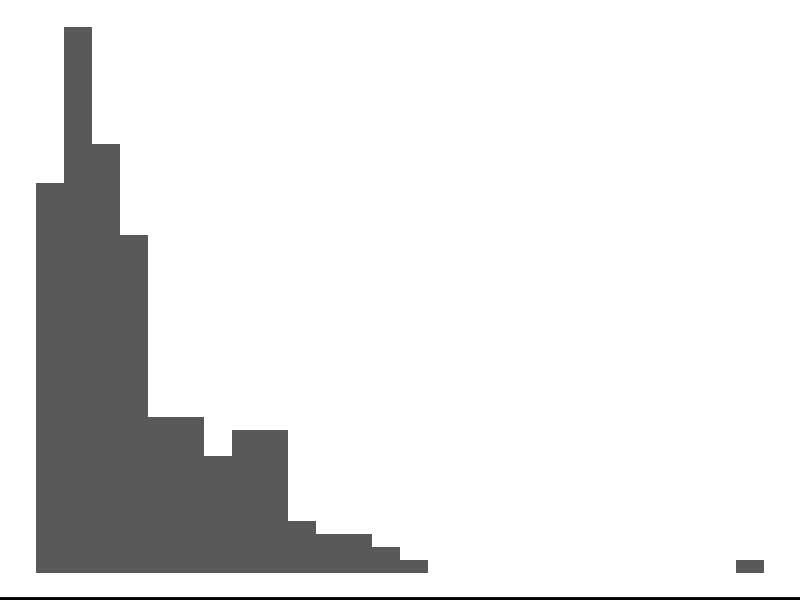
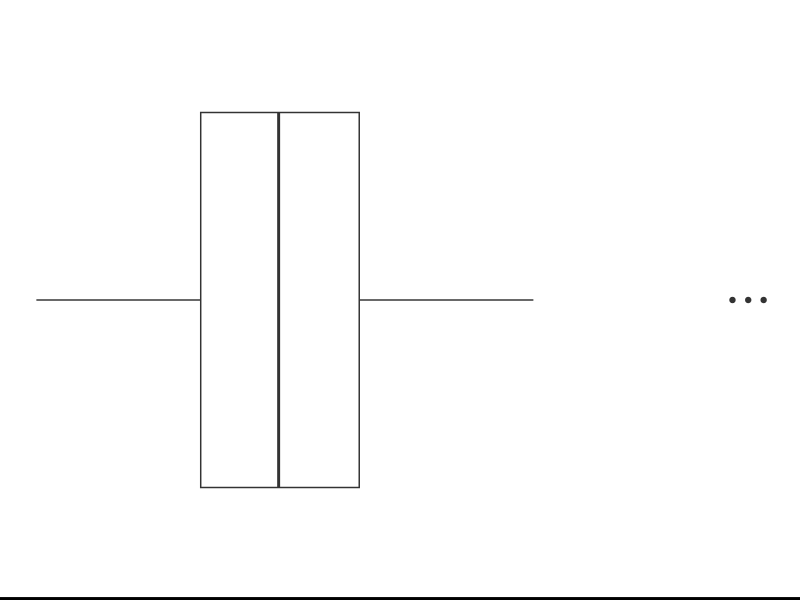
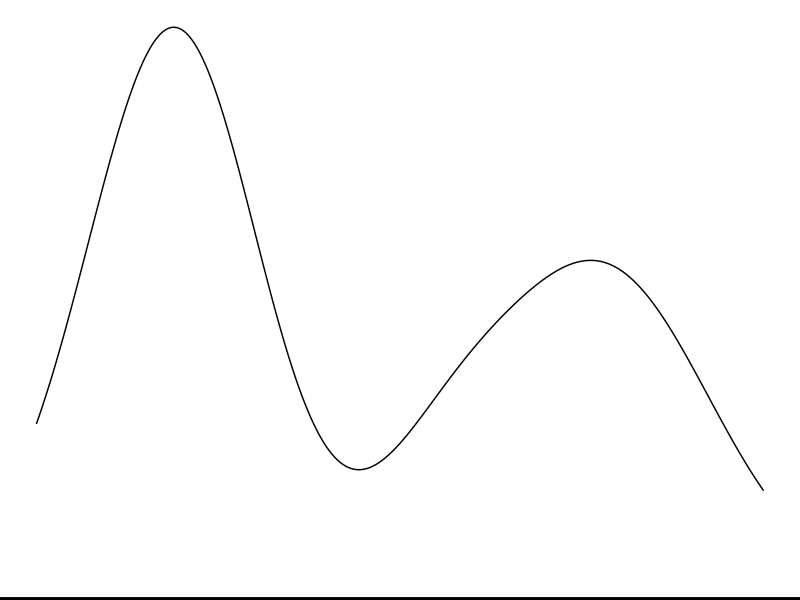
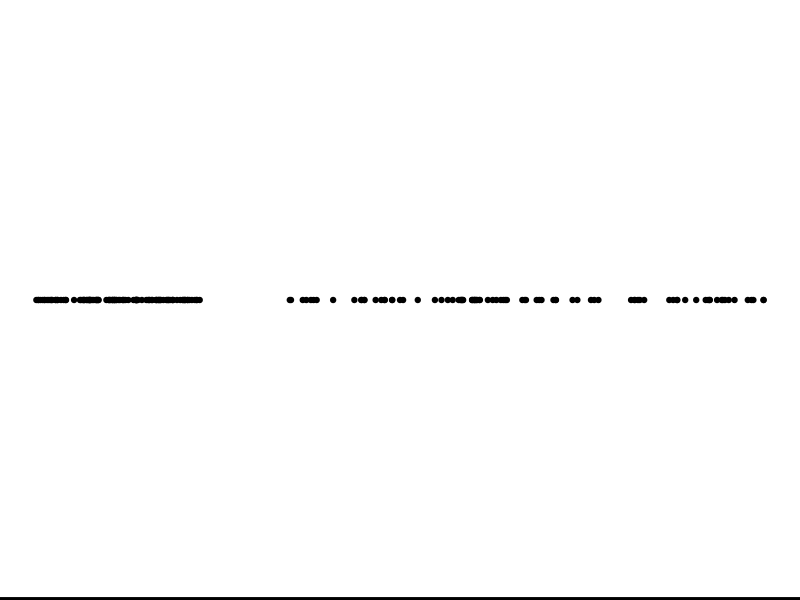
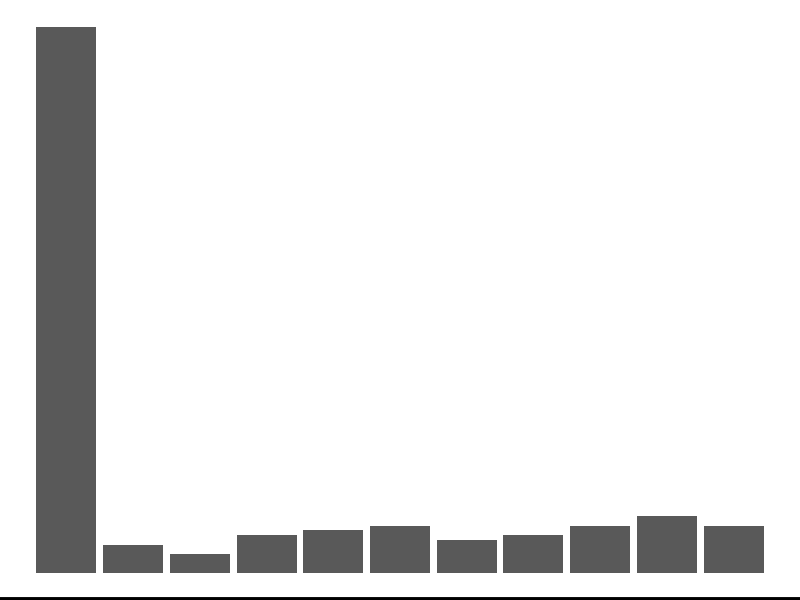
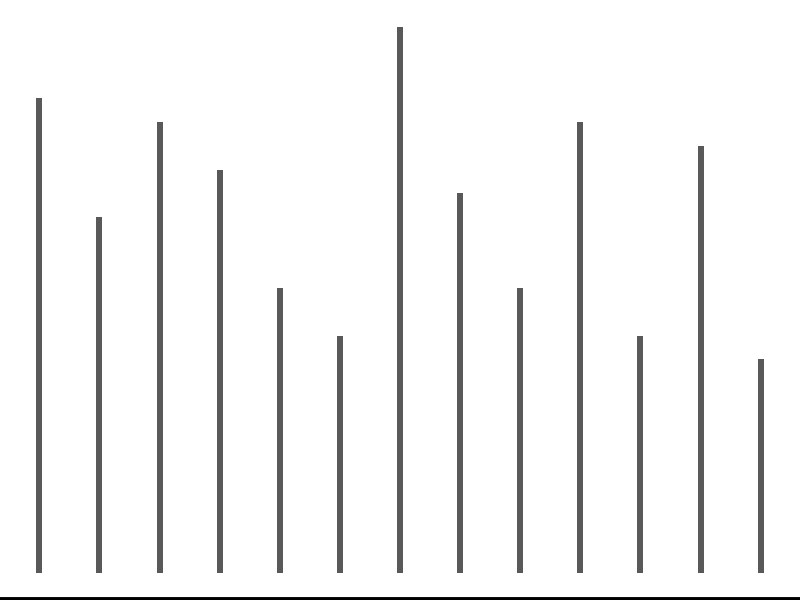
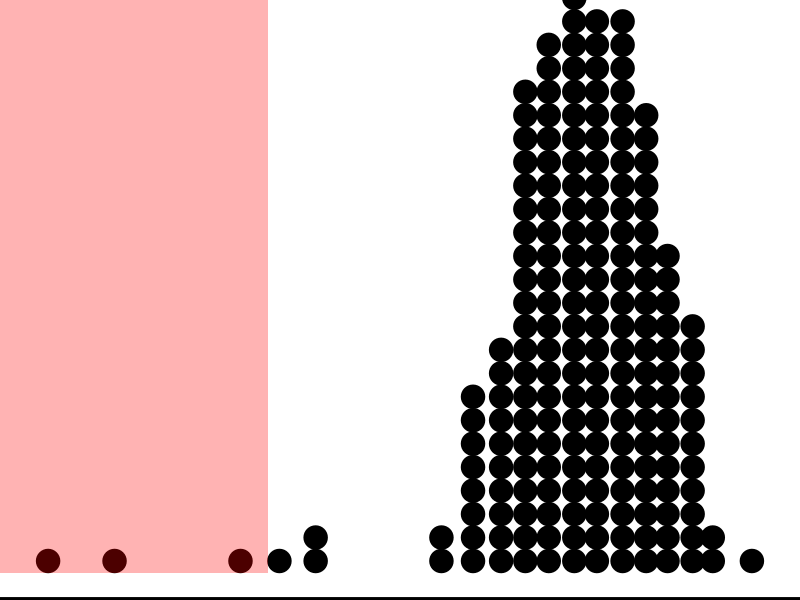
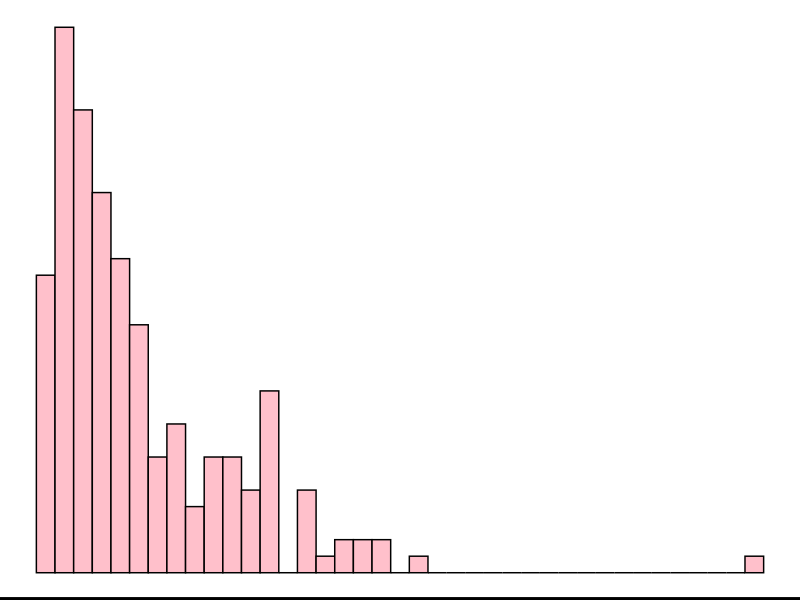

Recreate these plots in R, in order. (Note: this script raises an error after producing the figures.)
## ---- chunk 1
library(tidyverse)
library(colorspace)
library(readr)
## ---- chunk 2
some_df <- tibble(id = 1:200) %>% 
  mutate(x1 = rexp(n()),
         p1 = rbinom(n(), 1, 0.98),
         x2 = p1 * rnorm(n()) + (1 - p1) * runif(n(), 4, 5),
         p2 = rbinom(n(), 1, 0.6),
         x3 = p2 * rnorm(n()) + (1 - p2) * rnorm(n(), 8, 2),
         x4 = p2 * runif(n(), 1, 3) + (1 - p2) * runif(n(), 4, 10),
         x5 = sample(0:10, size = n(), replace = TRUE, prob = c(0.6, rep(0.04, each = 10))),
         x6 = sample(18:30, size = n(), replace = TRUE),
         p3 = rbinom(n(), 1, 0.98), 
         x7 = p3 * rnorm(n()) + (1 - p3) * runif(n(), -10, -3))

ggplot(some_df, aes(x1)) + 
  geom_histogram(binwidth = 0.3) + 
  theme_void() + 
  theme(axis.line.x = element_line(color = "black", size = 2))

ggplot(some_df, aes(x2, "")) + 
  geom_boxplot(binwidth = 0.3) + 
  theme_void() + 
  theme(axis.line.x = element_line(color = "black", size = 2))

ggplot(some_df, aes(x3)) + 
  geom_density() + 
  theme_void() + 
  theme(axis.line.x = element_line(color = "black", size = 2))

ggplot(some_df, aes(x4, y = 1)) + 
  geom_point() + 
  theme_void() + 
  theme(axis.line.x = element_line(color = "black", size = 2))

ggplot(some_df, aes(x5)) + 
  geom_bar() + 
  theme_void() + 
  theme(axis.line.x = element_line(color = "black", size = 2))

ggplot(some_df, aes(x6)) + 
  geom_histogram(binwidth = 0.1) + 
  theme_void() + 
  theme(axis.line.x = element_line(color = "black", size = 2))

ggplot(some_df, aes(x7)) + 
  geom_dotplot() + 
  theme_void() + 
  annotate("rect", xmin = -Inf, xmax = sort(some_df$x7)[3] + 0.5, ymin = 0, ymax = Inf, fill = "red", alpha = 0.3) + 
  theme(axis.line.x = element_line(color = "black", size = 2))
## ---- chunk 3
ggplot(some_df, aes(x1)) + 
  geom_histogram(binwidth = 0.2, fill = "pink", color = "black") + 
  theme_void() + 
  theme(axis.line.x = element_line(color = "black", size = 2))
## ---- chunk 4
fn <- quantile(mtcars$wt, c(0, 0.25, 0.5, 0.75, 1), type = 7)
iqr <- fn[4] - fn[2]
ggplot(mtcars, aes(wt, "")) + 
  geom_boxplot(size = 1.4, width = 0.2, outlier.color = "#006DAE",
               outlier.size = 3, outlier.fill = "#006DAE") + 
  geom_dotplot(binwidth = 0.1, fill = "gray") + 
  annotate("line", x = fn[c(2,4)], y = 1.3, size = 1.3, color = "#C8008F") +
  annotate("segment", x = fn[c(2, 4, 3)], xend = fn[c(2,4, 3)],
           y = c(1.25, 1.25, 0.75), yend = c(1.35, 1.35, 0.9), size = 1.3, color = "#C8008F") +
  annotate("text", x = c(mean(fn[c(2, 4)]), fn[3]), y = c(1.4, 0.7), label = c("IQR", "median"), size = 10, color = "#C8008F") + 
  # some reason vline didn't work
  annotate("segment", x = c(fn[4] + 1.5 * iqr, fn[2] - 1.5 * iqr),  xend = c(fn[4] + 1.5 * iqr, fn[2] - 1.5 * iqr), y = -Inf, yend = Inf, linetype = "dashed") + 
  theme_void()
## ---- chunk 5
df <- tibble(x = rnorm(200) + c(rep(0, each = 195), rep(10, 5)))
ggplot(df, aes(x)) + 
  geom_histogram() + 
  geom_vline(xintercept = mean(df$x),
             color = "#EE0220", size = 1.3) + 
  geom_vline(xintercept = median(df$x),
             color = "#746FB2", size = 1.3) + 
  theme_void()
## ---- chunk 6
data(galton, package = "UsingR")
df2 <- galton %>% 
  pivot_longer(everything(), 
               names_to = "person", 
               values_to = "height") 
## ---- chunk 7
ggplot(df2, aes(height)) + 
  geom_histogram(binwidth = 1) + 
  facet_wrap(~ person, scale = "free") + 
  labs(x = "Height (inches)", y = "Frequency")

## ---- chunk 8
ggplot(df2, aes(height)) + 
  geom_histogram(binwidth = 1) + 
  facet_grid(. ~ person) + 
  labs(x = "Height (inches)", y = "Frequency")
## ---- chunk 9
galton %>% 
  arrange(parent, child) %>% 
  as_tibble() %>% 
  print(n = 3)
## ---- chunk 10
ggplot(df2, aes(height)) + 
  geom_histogram(binwidth = 1, aes(y = stat(density))) + 
  facet_wrap(~ person) + 
  labs(x = "Height (inches)", y = "Density")

## ---- chunk 11
ggplot(df2, aes(height)) + 
  geom_histogram(binwidth = 0.1, aes(y = stat(density))) + 
  facet_wrap(~ person) + 
  labs(x = "Height (inches)", y = "Density")
## ---- chunk 12
df2sum <- df2 %>% 
  group_by(person) %>% 
  summarise(med = median(height))

ggplot(df2, aes(height)) + 
  geom_histogram(binwidth = 1) + 
  facet_grid(person ~ ., as.table = FALSE) + 
  geom_vline(data = df2sum, 
             aes(xintercept = med), 
             color = "red", size = 2) + 
  labs(x = "Height (inches)", y = "Frequency")

## ---- chunk 13
ggplot(df2, aes(height, person)) + 
  geom_boxplot() + 
  labs(x = "Height (inches)", y = "")

## ---- chunk 14
data("heights", package = "dslabs")
## ---- chunk 15
ggplot(heights, aes(height)) + 
  geom_density(aes(fill = sex), size = 2) +
  scale_fill_discrete_qualitative() + 
  labs(x = "Height (inches)", y = "Density") + 
  theme(legend.position = c(0.2, 0.8)) 

## ---- chunk 16
ggplot(heights, aes(height)) + 
  geom_density(fill = "#027EB6", size = 2) +
  labs(x = "Height (inches)", y = "Density")

## ---- chunk 17
data(father.son, package = "UsingR")
df4 <- father.son %>% 
  pivot_longer(everything(), 
               names_to = "status", 
               values_to = "height") %>% 
  mutate(status = recode(status, 
                         fheight = "father",
                         sheight = "son"))
## ---- chunk 18
ggplot(df4, aes(height)) + 
  geom_histogram(binwidth = 1, aes(y = stat(density))) + 
  facet_grid(status ~ .) +
  geom_density(color = "red", size = 2) + 
  labs(x = "Height (inches)", y = "Density")

## ---- chunk 19
ggplot(df4, aes(sample = height)) +
  geom_qq_line(color = "red", size = 2) + 
  geom_qq() +
  facet_grid(. ~ status) + 
  labs(x = "Theoretical quantiles", y = "Sample quantiles")

## ---- chunk 20
ggplot(df4, aes(height, status)) + 
  geom_boxplot() + 
  labs(x = "Height (inches)", y = "")

## ---- chunk 21
data(boston, package = "spData")
df5 <- boston.c #read_tsv(bostonc[10:length(bostonc)]) 
## ---- chunk 22
df5long <- df5 %>% pivot_longer(c(MEDV:CRIM, 
                                  INDUS, NOX:PTRATIO, LSTAT),
                             names_to = "var",
                             values_to = "value") 
## ---- chunk 23
ggplot(df5, aes(MEDV)) + 
  geom_histogram(binwidth = 1, color = "black", fill = "#008A25") + 
  labs(x = "Median housing value (US$1000)", y = "Frequency")

## ---- chunk 24
ggplot(df5, aes(MEDV, y = "")) + 
  geom_boxplot(fill = "#008A25") + 
  labs(x = "Median housing value (US$1000)", y = "") + 
  theme(axis.line.y = element_blank())

## ---- chunk 25
ggplot(df5, aes(MEDV, y = "")) + 
  geom_jitter() + 
  labs(x = "Median housing value (US$1000)", y = "") + 
  theme(axis.line.y = element_blank())

## ---- chunk 26
ggplot(df5, aes(MEDV)) + 
  geom_density() + 
  geom_rug() + 
  labs(x = "Median housing value (US$1000)", y = "") + 
  theme(axis.line.y = element_blank())

## ---- chunk 27
ggplot(df5, aes(PTRATIO)) + 
  geom_histogram(fill = "#9651A0",  color = "black", binwidth = 0.2) + 
  labs(x = "Pupil-teacher ratio by town", y = "",
       title = "Bin width = 0.2, Left-open") 

## ---- chunk 28
ggplot(df5, aes(PTRATIO)) + 
  geom_histogram(fill = "#9651A0",  color = "black", binwidth = 0.5) + 
  labs(x = "Pupil-teacher ratio by town", y = "",
       title = "Bin width = 0.5, Left-open") 

## ---- chunk 29
ggplot(df5, aes(PTRATIO)) + 
  geom_histogram(fill = "#9651A0",  color = "black", bin = 30) + 
  labs(x = "Pupil-teacher ratio by town", y = "",
       title = "Bin number = 30, Left-open") 

## ---- chunk 30
ggplot(df5, aes(PTRATIO)) + 
  geom_histogram(fill = "#9651A0", color = "black", binwidth = 0.2, closed = "left") + 
  labs(x = "Pupil-teacher ratio by town", y = "",
       title = "Bin width = 0.2, Right-open") 

## ---- chunk 31
ggplot(df5, aes(PTRATIO)) + 
  geom_histogram(fill = "#9651A0", color = "black", binwidth = 0.5, closed = "left") + 
  labs(x = "Pupil-teacher ratio by town", y = "",
       title = "Bin width = 0.5, Right-open") 

## ---- chunk 32
ggplot(df5, aes(PTRATIO)) + 
  geom_histogram(fill = "#9651A0", color = "black",
                 bin = 30, closed = "left") + 
  labs(x = "Pupil-teacher ratio by town", y = "",
       title = "Bin number = 30, Right-open") 

## ---- chunk 33
ggplot(df5long, aes(value)) +
  geom_histogram() +
  facet_wrap( ~var, scale = "free") + 
  labs(x = "", y = "") + 
  theme(axis.text = element_text(size = 12))

## ---- chunk 34
data(movies, package = "ggplot2movies")
## ---- chunk 35
ggplot(movies, aes(length)) +
  geom_histogram() + 
  labs(x = "Length of movie (minutes)", y = "Frequency")

## ---- chunk 36
ggplot(movies, aes(length, y = "")) +
  geom_boxplot() + 
  labs(x = "Length of movie (minutes)", y = "") + 
  theme(axis.line.y = element_blank())

## ---- chunk 37
movies %>% 
  filter(length > 1000) %>% 
  pull(title) %>% 
  cat(sep = "\n")
## ---- chunk 38
movies %>% 
  filter(length < 180) %>% 
  ggplot(aes(length)) +
  geom_histogram(binwidth = 1, fill = "#795549", color = "black") + 
  labs(x = "Length of movie (minutes)", y = "Frequency") 

## ---- chunk 39
data <- c(2, 2, 1, 1, 3, 3, 3, 1)
factor(data)
## ---- chunk 40
factor(data, labels = c("I", "II", "III"))
## ---- chunk 41
# numerical input are ordered in increasing order #<<
factor(c(1, 3, 10))
# character input are ordered alphabetically #<<
factor(c("1", "3", "10"))
# you can specify order of levels explicitly #<<
factor(c("1", "3", "10"),  levels = c("1", "3", "10"))
## ---- chunk 42
x <- factor(c(10, 20, 30, 10, 20))
mean(x)
## ---- chunk 43
mean(as.numeric(x))
## ---- chunk 44
mean(as.numeric(levels(x)[x]))
## ---- chunk 45
mean(as.numeric(as.character(x)))
## ---- chunk 46
data("btw2009", package = "flexclust")
east <- c("Brandenburg", "Mecklenburg-Vorpommern", "Sachsen",
          "Sachsen-Anhalt", "Thueringen")
df1 <- btw2009 %>%  
  group_by(state) %>% 
  summarise(voters = sum(eligible) / 1e6) %>% 
  mutate(loc = ifelse(state %in% east, "East", "West"))
## ---- chunk 47
df1 %>% 
  ggplot(aes(voters, state)) + 
  geom_col() + 
  labs(x = "Voters (millions)", y = "") 

## ---- chunk 48
df1 %>% 
  mutate(state = fct_reorder(state, voters)) %>% 
  ggplot(aes(voters, state)) + 
  geom_col() + 
  labs(x = "Voters (millions)", y = "") 

## ---- chunk 49
df1 %>% 
  mutate(state = fct_reorder(state, voters)) %>% 
  ggplot(aes(voters, state)) + 
  geom_col() + 
  labs(x = "Voters (millions)", y = "") + 
  facet_grid(loc ~ ., scale = "free_y") 
  
## ---- chunk 50
data("Fleiss93", package = "meta")
df8 <- Fleiss93 %>% 
  mutate(total = n.e + n.c)
## ---- chunk 51
df8 %>% 
  mutate(study = fct_reorder(study, desc(total))) %>% 
  ggplot(aes(study, total)) + 
  geom_col() + 
  labs(x = "", y = "Frequency") + 
  guides(x = guide_axis(n.dodge = 2))

## ---- chunk 52
df8 %>% 
  mutate(study = ifelse(total < 2000, "Other", study),
         study = fct_reorder(study, desc(total))) %>% 
  ggplot(aes(study, total)) + 
  geom_col() + 
  labs(x = "", y = "Frequency") 

## ---- chunk 53
data(anorexia, package = "MASS")

df9tab <- table(anorexia$Treat) %>% 
  as.data.frame() %>% 
  rename(Treatment = Var1, Frequency = Freq)

## ---- chunk 54
ggplot(anorexia, aes(Treat)) + 
  geom_bar() + 
  labs(x = "", y = "Frequency") 

## ---- chunk 55
df <- data.frame(var = c("F", "F", "M", "M", "F"))
dftab <- as.data.frame(table(df$var))

df
dftab
## ---- chunk 56
df9 <- as_tibble(Titanic)
## ---- chunk 57
df9 %>% 
  group_by(Class) %>% 
  summarise(total = sum(n)) %>% 
  ggplot(aes(Class, total)) + 
  geom_col(fill = "#ee64a4") + 
  labs(x = "", y = "Frequency") 

## ---- chunk 58
df9 %>% 
  group_by(Sex) %>% 
  summarise(total = sum(n)) %>% 
  ggplot(aes(Sex, total)) + 
  geom_col(fill = "#746FB2") + 
  labs(x = "", y = "Frequency") 

## ---- chunk 59
df9 %>% 
  group_by(Age) %>% 
  summarise(total = sum(n)) %>% 
  ggplot(aes(Age, total)) + 
  geom_col(fill = "#C8008F") + 
  labs(x = "", y = "Frequency") 

## ---- chunk 60
df9 %>% 
  group_by(Survived) %>% 
  summarise(total = sum(n)) %>% 
  ggplot(aes(Survived, total)) + 
  geom_col(fill = "#795549") + 
  labs(x = "Survived", y = "Frequency") 

## ---- chunk 61
library(patchwork)
g1 <- df9 %>% 
  group_by(Class) %>% 
  summarise(total = sum(n)) %>% 
  ggplot(aes(Class, total)) + 
  geom_col() + 
  labs(x = "", y = "Frequency") 

g2 <- df9 %>% 
  group_by(Class) %>% 
  summarise(total = sum(n)) %>% 
  ggplot(aes(Class, total)) + 
  geom_col(fill = "#006DAE") + 
  guides(fill = FALSE) + 
  labs(x = "", y = "Frequency") + 
  scale_fill_discrete_qualitative()

g3 <- df9 %>% 
  group_by(Class) %>% 
  summarise(total = sum(n)) %>% 
  ggplot(aes(Class, total)) + 
  geom_col(aes(fill = Class)) + 
  guides(fill = FALSE) + 
  labs(x = "", y = "Frequency") + 
  scale_fill_discrete_qualitative()

g1 + g2 + g3
## ---- chunk 62
df11 <- tibble(party = c("Fine Gael", "Labour", "Fianna Fail",
                         "Sinn Fein", "Indeps", "Green", "Undecided"),
               nos = c(181, 51, 171, 119, 91, 4, 368)) 
df11v2 <- df11 %>% filter(party != "Undecided")
df11
## ---- chunk 63
g11 <- df11 %>% 
  ggplot(aes("", nos, fill = party)) + 
  geom_col(color = "black") + 
  labs(y = "", x = "") + 
  coord_polar("y") +
  theme(axis.line = element_blank(),
        axis.line.y = element_blank(),
        axis.text = element_blank(),
        panel.grid.major = element_blank()) +
  scale_fill_discrete_qualitative(name = "Party")
g11

## ---- chunk 64
g11 %+% df11v2 + 
  # below is needed to keep the same color scheme as before
  scale_fill_manual(values = qualitative_hcl(7)[1:6])

## ---- chunk 65
df <- data.frame(var = c("A", "B", "C"), perc = c(40, 40, 20))
g <- ggplot(df, aes("", perc, fill = var)) + 
  geom_col()
g
## ---- chunk 66
g + coord_polar("y")
## ---- chunk 67
dummy <- data.frame(var = LETTERS[1:20], 
                 n = round(rexp(20, 1/100)))
g <- ggplot(dummy, aes(var, n)) + geom_col(fill = "pink", color = "black")
g
## ---- chunk 68
g + coord_polar("x") + theme_void()
